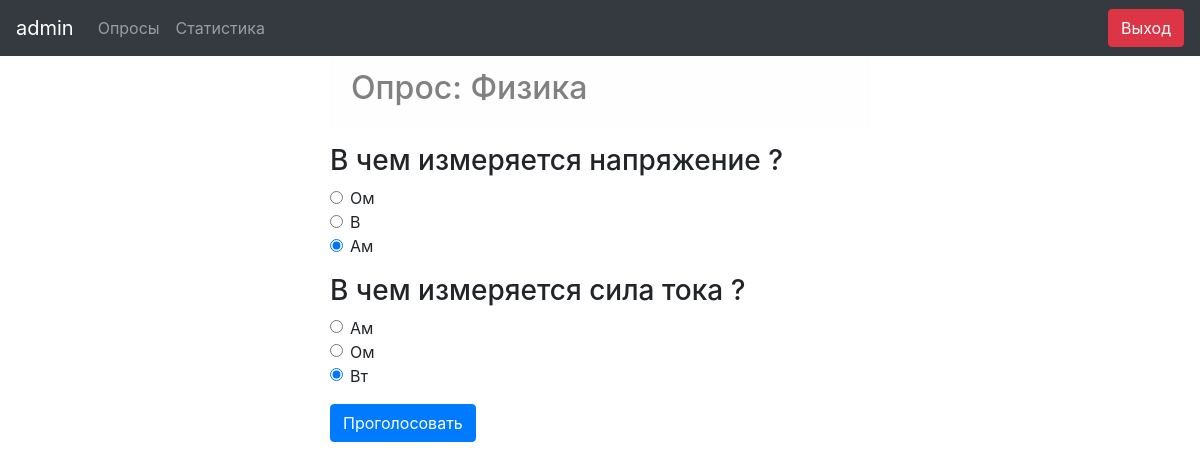
Screenshot of /3/ (signed in) with the database file from the repository.
### p_pols/models.py (models this page shows, shortened)
class Poll(models.Model):
    title = models.CharField(max_length=4096,  help_text="Опрос", verbose_name="Опрос")
    question = models.ManyToManyField(Question, related_name='polls',help_text="Вопрос", verbose_name="Вопрос")
    pub_date = models.DateTimeField(help_text="Дата публикации", verbose_name="Дата публикации",default=timezone.now())
    def publish(self):
        return self.pub_date <= timezone.now()
    publish.admin_order_field = 'pub_date'
    publish.boolean = True
    publish.short_description = 'Опубликовано ?'

class Question(models.Model):
    title = models.CharField(max_length=4096,  help_text="Вопрос", verbose_name="Вопрос")

class Choice(models.Model):
    question = models.ForeignKey(Question, on_delete=models.CASCADE)
    title = models.CharField(max_length=4096, help_text="Вариант ответа", verbose_name="Вариант ответа")

### p_pols/views.py (the view)
# urls.py: re_path(r'^(?P<poll_id>\d+)/$', detail, name='detail'),
@login_required
def detail(request, poll_id):
    context = {}
    context['username'] = request.user.username
    profile = get_object_or_404(UserProfile, user=request.user)
    try:
        poll = Poll.objects.get(pk=poll_id)
        context['poll']=poll
        question_list=[]
        for i in poll.question.all():
            question_list.append(i.id)
        context['question_list']=question_list
    except Poll.DoesNotExist:
        raise Http404
    if Answer.objects.all().filter(user=profile).filter(poll=poll).exists():
        return HttpResponseRedirect(reverse('common:results', args=(poll_id,)))
    else:
        return render(request, 'detail.html', context)

### p_pols/templates/detail.html (shortened to what this page needs)
{% extends  'nav.html' %}
{% block main %}
<form action="{% url 'common:vote' poll.id %}" method="post">
    <div class="alert alert-light" role="alert">
        <h2>Опрос: {{poll.title}}</h2>
    </div>
    {% for question in poll.question.all %}
    <div class="form-group">
        <h3>{{ question.title }}</h3>
        {% for choice in question.choice_set.all %}
        <div class="form-check">
            <input class="form-check-input" type="radio" name="{{question.id}}" id="{{ choice.id }}" value="{{ choice.id }}" checked>
            <label class="form-check-label" for="{{ choice.id }}">
                {{ choice.title }}
            </label>
          </div>
          {% endfor %}
    </div>
    {% endfor %}
    <button type="submit" class="btn btn-primary">Проголосовать</button>
  </form>
{% endblock %}

### p_pols/templates/nav.html (shortened to what this page needs)
<!doctype  html>
<html  lang="en">
<head>
{% load static %}
<link rel="stylesheet" type="text/css" href="{% static 'css/bootstrap.min.css' %}">
</head>
<body>
    <nav class="navbar navbar-expand-sm bg-dark navbar-dark">
        <a class="navbar-brand" href="#">{{ username }}</a>
        <ul class="navbar-nav">
          <li class="nav-item">
            <a class="nav-link" href="poll">Опросы</a>
          </li>
          <li class="nav-item">
            <a class="nav-link" href="stat">Статистика</a>
          </li>
        </ul>
        <a class="btn btn-danger navbar-btn"  href="{% url 'logout' %}" style="margin: 0 0 0 auto;">Выход</a>
      </nav>
  <div  class="container">
  <div  class="row justify-content-center">
      <div  class="col-6">
      {% block main %}
      {% endblock %}
      </div>
    </div>
  </div>
</body>
</html>

### rows the page displays
Poll: title "Физика"
Question: title "В чем измеряется напряжение ?"
Choice: title "Ом"
Choice: title "В"
Choice: title "Ам"
Question: title "В чем измеряется сила тока ?"
Choice: title "Ам"
Choice: title "Ом"
Choice: title "Вт"

### other values shown
{{ username }} "admin"
